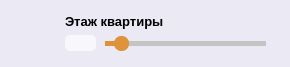
               <widget class="QFrame" name="frame_21">
                <property name="minimumSize">
                 <size>
                  <width>290</width>
                  <height>67</height>
                 </size>
                </property>
                <property name="maximumSize">
                 <size>
                  <width>290</width>
                  <height>67</height>
                 </size>
                </property>
                <property name="styleSheet">
                 <string notr="true">background-color: rgb(235, 233, 244);
border: none;
border-radius: 17px;</string>
                </property>
                <property name="frameShape">
                 <enum>QFrame::StyledPanel</enum>
                </property>
                <property name="frameShadow">
                 <enum>QFrame::Raised</enum>
                </property>
                <widget class="QWidget" name="layoutWidget_27">
                 <property name="geometry">
                  <rect>
                   <x>0</x>
                   <y>0</y>
                   <width>281</width>
                   <height>59</height>
                  </rect>
                 </property>
                 <layout class="QHBoxLayout" name="horizontalLayout_26">
                  <property name="leftMargin">
                   <number>13</number>
                  </property>
                  <property name="topMargin">
                   <number>13</number>
                  </property>
                  <property name="bottomMargin">
                   <number>6</number>
                  </property>
                  <item>
                   <widget class="QLabel" name="label_67">
                    <property name="maximumSize">
                     <size>
                      <width>36</width>
                      <height>36</height>
                     </size>
                    </property>
                    <property name="text">
                     <string/>
                    </property>
                    <property name="pixmap">
                     <pixmap>E:/4-2/Icons/Closed Window.png</pixmap>
                    </property>
                    <property name="scaledContents">
                     <bool>true</bool>
                    </property>
                   </widget>
                  </item>
                  <item>
                   <widget class="QFrame" name="frame_22">
                    <property name="frameShape">
                     <enum>QFrame::StyledPanel</enum>
                    </property>
                    <property name="frameShadow">
                     <enum>QFrame::Raised</enum>
                    </property>
                    <widget class="QSlider" name="horizontalSlider_7">
                     <property name="geometry">
                      <rect>
                       <x>50</x>
                       <y>20</y>
                       <width>161</width>
                       <height>20</height>
                      </rect>
                     </property>
                     <property name="styleSheet">
                      <string notr="true">QSlider::groove:horizontal {
    height: 5px;
    background: rgb(222, 146, 58);
}

QSlider::handle:horizontal {
    height: 15px;
    width: 15px;
    border-radius: 7px;
    margin: -5px 0;
    background:#de923a;
}

QSlider::add-page:horizontal {
    background: #c4c4c4;
}</string>
                     </property>
                     <property name="minimum">
                      <number>1</number>
                     </property>
                     <property name="maximum">
                      <number>50</number>
                     </property>
                     <property name="singleStep">
                      <number>1</number>
                     </property>
                     <property name="pageStep">
                      <number>1</number>
                     </property>
                     <property name="value">
                      <number>4</number>
                     </property>
                     <property name="sliderPosition">
                      <number>4</number>
                     </property>
                     <property name="orientation">
                      <enum>Qt::Horizontal</enum>
                     </property>
                     <property name="tickPosition">
                      <enum>QSlider::NoTicks</enum>
                     </property>
                    </widget>
                    <widget class="QLabel" name="label_68">
                     <property name="geometry">
                      <rect>
                       <x>10</x>
                       <y>0</y>
                       <width>206</width>
                       <height>16</height>
                      </rect>
                     </property>
                     <property name="font">
                      <font>
                       <pointsize>10</pointsize>
                       <weight>75</weight>
                       <bold>true</bold>
                      </font>
                     </property>
                     <property name="text">
                      <string>Этаж квартиры</string>
                     </property>
                    </widget>
                    <widget class="QLabel" name="label_69">
                     <property name="geometry">
                      <rect>
                       <x>10</x>
                       <y>22</y>
                       <width>31</width>
                       <height>16</height>
                      </rect>
                     </property>
                     <property name="sizePolicy">
                      <sizepolicy hsizetype="Preferred" vsizetype="Preferred">
                       <horstretch>0</horstretch>
                       <verstretch>0</verstretch>
                      </sizepolicy>
                     </property>
                     <property name="font">
                      <font>
                       <pointsize>9</pointsize>
                       <weight>75</weight>
                       <bold>true</bold>
                      </font>
                     </property>
                     <property name="styleSheet">
                      <string notr="true">background-color: rgb(248, 247, 252);
color: rgb(27, 27, 27);
border-radius: 5px;</string>
                     </property>
                     <property name="text">
                      <string/>
                     </property>
                     <property name="textFormat">
                      <enum>Qt::PlainText</enum>
                     </property>
                     <property name="scaledContents">
                      <bool>false</bool>
                     </property>
                     <property name="alignment">
                      <set>Qt::AlignCenter</set>
                     </property>
                     <property name="wordWrap">
                      <bool>false</bool>
                     </property>
                    </widget>
                   </widget>
                  </item>
                 </layout>
                </widget>
               </widget>
